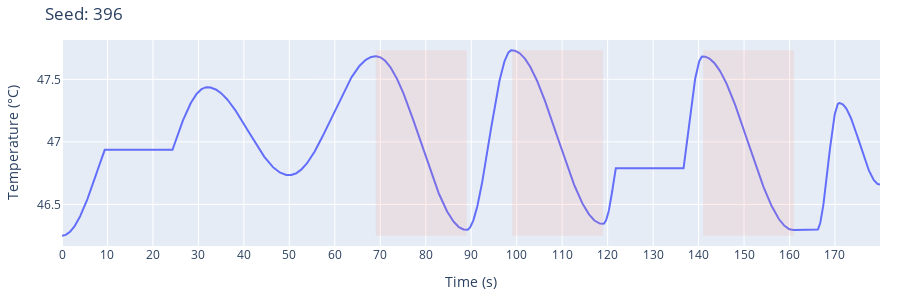

The notebook cell this image was saved under:
### Code cell
config = {
    "seeds": config["seeds"],
    "sample_rate": config["sample_rate"],
    "half_cycle_num": config["half_cycle_num"],
    "period_range": config["period_range"],
    "amplitude_range": config["amplitude_range"],
    "inflection_point_range": config["inflection_point_range"],
    "shorten_expected_duration": config["shorten_expected_duration"],
    "major_decreasing_half_cycle_num": config["major_decreasing_half_cycle_num"],
    "major_decreasing_half_cycle_period": config["major_decreasing_half_cycle_period"],
    "major_decreasing_half_cycle_amplitude": config[
        "major_decreasing_half_cycle_amplitude"
    ],
    "major_decreasing_half_cycle_min_y_intercept": config[
        "major_decreasing_half_cycle_min_y_intercept"
    ],
    "plateau_num": config["plateau_num"],
    "plateau_duration": config["plateau_duration"],
    "plateau_percentile_range": config["plateau_percentile_range"],
    "prolonged_minima_num": config["prolonged_minima_num"],
    "prolonged_minima_duration": config["prolonged_minima_duration"],
}
assert len(config["seeds"]) == len(set(config["seeds"])), "Seeds must be unique"
assert len(config["seeds"]) == 12, "There must be 12 seeds"

dummy_participant = {
    "temperature_baseline": 47.0,
    "temperature_range": 1.5,  # VAS 0 - VAS 70
}


dummy_config = {
    "seeds": [1, 2, 3],
    "half_cycle_num": 2,
    "period_range": [2, 2],
    "major_decreasing_half_cycle_num": 0,
    "shorten_expected_duration": 0,
    "amplitude_range": [0.9, 1.0],
    "plateau_num": 0,
    "prolonged_minima_num": 0,
}

# Plot one random seed
config.update(dummy_participant)
seed = np.random.randint(0, 1000)
stimulus = StimulusGenerator(config, debug=0, seed=396)

# print("Plot one random seed:")
plot_stimulus_with_shapes(stimulus)

### Figure 1 — Plotly figure (JSON) as saved in the notebook; plotly's stock layout.template omitted (floating-point values rounded to 4 significant figures; data arrays with more than 128 entries replaced by an {"elided": "..."} marker saying what was removed)
{"data": [{"type": "scatter", "x": {"elided": "1800 float values"}, "y": {"elided": "1800 float values"}}], "layout": {"autosize": true, "height": 300, "margin": {"b": 20, "l": 20, "r": 20, "t": 40}, "shapes": [{"fillcolor": "salmon", "line": {"width": 0}, "opacity": 0.125, "type": "rect", "x0": 69, "x1": 89, "y0": 46.25, "y1": 47.73}, {"fillcolor": "salmon", "line": {"width": 0}, "opacity": 0.125, "type": "rect", "x0": 99, "x1": 119, "y0": 46.25, "y1": 47.73}, {"fillcolor": "salmon", "line": {"width": 0}, "opacity": 0.125, "type": "rect", "x0": 141, "x1": 161, "y0": 46.25, "y1": 47.73}], "title": {"text": "Seed: 396"}, "width": 900, "xaxis": {"dtick": 10, "tick0": 0, "tickmode": "linear", "title": {"text": "Time (s)"}}, "yaxis": {"title": {"text": "Temperature (°C)"}}}}
